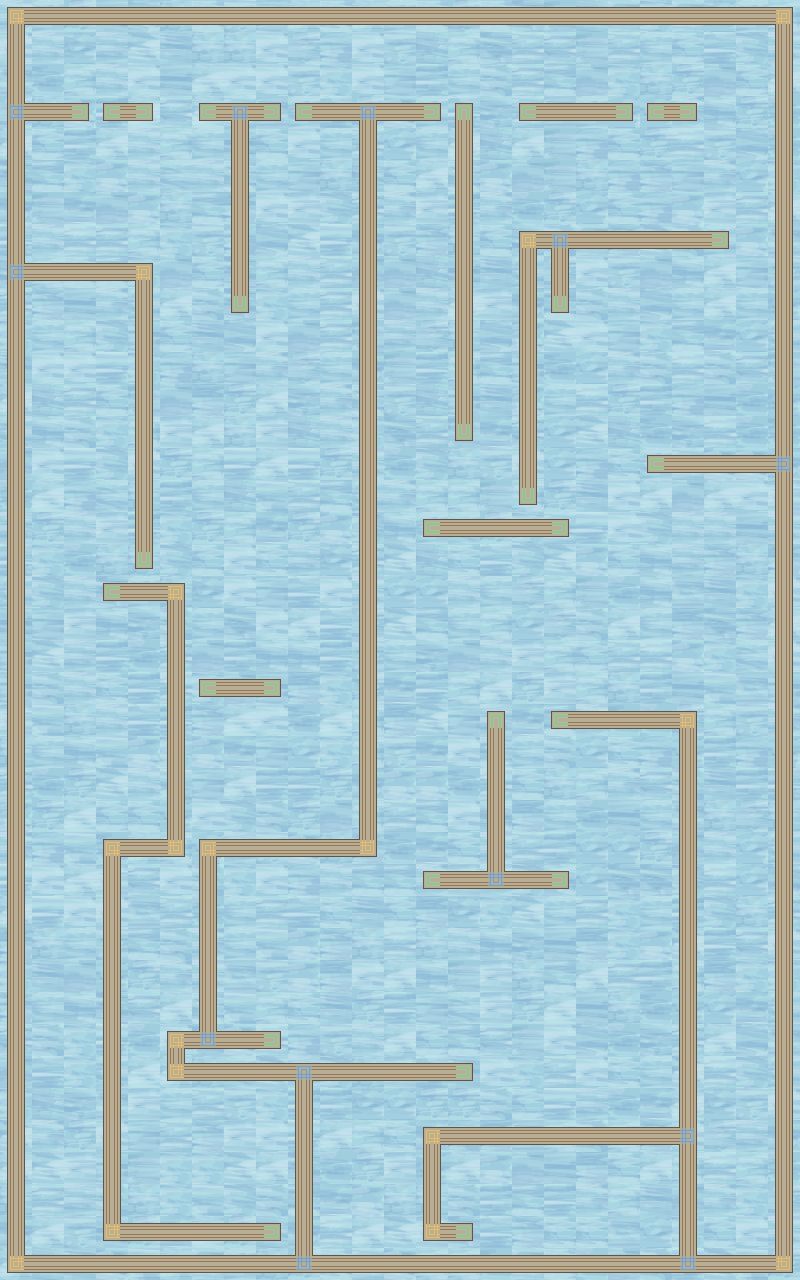

Rendered tile map (Tiled .tmx) drawn with the repository's tilesets; below, a short description and the map source with its tile grids summarised:
An orthogonal 25x40 tile map with 32x32 px tiles, 2 tile layers (background, walls), 2 tilesets and 40 objects.

<map version="1.8" tiledversion="1.8.5" orientation="orthogonal" renderorder="right-down" width="25" height="40" tilewidth="32" tileheight="32" infinite="0" nextlayerid="4" nextobjectid="49">
 <tileset firstgid="1" name="sky_background" tilewidth="32" tileheight="32" tilecount="64" columns="8">
  <image source="sky-tiles.png" width="256" height="256" />
 </tileset>
 <tileset firstgid="65" name="basic_tiles" tilewidth="32" tileheight="32" tilecount="16" columns="4">
  <image source="basic-tiles.png" width="128" height="128" />
  <wangsets>
   <wangset name="basic_1" type="mixed" tile="-1">
    <wangcolor name="" color="#ff0000" tile="-1" probability="1" />
    <wangcolor name="" color="#00ff00" tile="-1" probability="1" />
    <wangtile tileid="1" wangid="1,2,2,2,2,2,2,2" />
    <wangtile tileid="2" wangid="2,2,1,2,2,2,2,2" />
    <wangtile tileid="3" wangid="1,2,1,2,2,2,2,2" />
    <wangtile tileid="4" wangid="2,2,2,2,1,2,2,2" />
    <wangtile tileid="5" wangid="1,2,2,2,1,2,2,2" />
    <wangtile tileid="6" wangid="2,2,1,2,1,2,2,2" />
    <wangtile tileid="7" wangid="1,2,1,2,1,2,2,2" />
    <wangtile tileid="8" wangid="2,2,2,2,2,2,1,2" />
    <wangtile tileid="9" wangid="1,2,2,2,2,2,1,2" />
    <wangtile tileid="10" wangid="2,2,1,2,2,2,1,2" />
    <wangtile tileid="11" wangid="1,2,1,2,2,2,1,2" />
    <wangtile tileid="12" wangid="2,2,2,2,1,2,1,2" />
    <wangtile tileid="13" wangid="1,2,2,2,1,2,1,2" />
    <wangtile tileid="14" wangid="2,2,1,2,1,2,1,2" />
    <wangtile tileid="15" wangid="1,2,1,2,1,2,1,2" />
   </wangset>
  </wangsets>
 </tileset>
 <layer id="1" name="background" width="25" height="40">
  <data>[1000 cells, 1000 non-empty, 64 distinct tile ids]</data>
 </layer>
 <layer id="2" name="walls" width="25" height="40">
  <data>[1000 cells, 328 non-empty, 14 distinct tile ids]</data>
 </layer>
 <objectgroup id="3" name="boundaries">
  <object id="1" x="0.589438" y="-0.247949" width="800.101" height="24.1097" />
  <object id="4" x="0.24696" y="1255.9" width="799.705" height="24.0528" />
  <object id="5" x="0" y="-0.5" width="24" height="1280" />
  <object id="6" x="775.875" y="-0.5" width="24.125" height="1280.63" />
  <object id="7" x="296" y="103.5" width="143.75" height="16.5" />
  <object id="11" x="200.167" y="104.167" width="79.5833" height="15.3333" />
  <object id="12" x="104" y="103.5" width="47.5" height="16.25" />
  <object id="13" x="8" y="103.5" width="79.75" height="16.5" />
  <object id="14" x="8.25" y="263.75" width="143.5" height="16" />
  <object id="17" x="103.75" y="583.5" width="80.25" height="16.75" />
  <object id="18" x="103.5" y="840" width="80.5" height="15.75" />
  <object id="19" x="168.25" y="1032.25" width="16" height="47.5" />
  <object id="20" x="168" y="1031.75" width="111.5" height="16.5" />
  <object id="21" x="168.25" y="1063.75" width="303.5" height="16" />
  <object id="22" x="103.5" y="1224.25" width="176.25" height="15.5" />
  <object id="23" x="103.75" y="840.5" width="16" height="398.75" />
  <object id="24" x="296.25" y="1064.5" width="15.75" height="207.5" />
  <object id="25" x="424" y="1223.75" width="48" height="16.25" />
  <object id="26" x="423.75" y="1129.82" width="16" height="110.182" />
  <object id="27" x="423.848" y="1128.06" width="270.364" height="15.9394" />
  <object id="28" x="680" y="711.97" width="16" height="556.697" />
  <object id="29" x="552" y="712" width="144" height="15.8182" />
  <object id="30" x="487.667" y="712" width="16.3333" height="173" />
  <object id="31" x="423.879" y="872.061" width="144.303" height="15.6667" />
  <object id="32" x="200.333" y="838.667" width="174" height="17" />
  <object id="33" x="360.091" y="634.939" width="15.8485" height="221" />
  <object id="34" x="200.333" y="680.333" width="81" height="15.3333" />
  <object id="35" x="168" y="586" width="15.6667" height="269" />
  <object id="36" x="136" y="265.667" width="15.6667" height="301.667" />
  <object id="37" x="232.167" y="103.5" width="15.3333" height="209" />
  <object id="39" x="360.045" y="106" width="15.9545" height="529.818" />
  <object id="40" x="456.227" y="104.273" width="15.7727" height="335.364" />
  <object id="41" x="520" y="104" width="111.773" height="15.9545" />
  <object id="42" x="647.5" y="103.5" width="48.5" height="16.2727" />
  <object id="43" x="521.136" y="232.091" width="206.364" height="15.8182" />
  <object id="44" x="552.136" y="233.864" width="15.6364" height="77.8182" />
  <object id="45" x="519.955" y="231.864" width="16.1364" height="272" />
  <object id="46" x="648.167" y="456.333" width="141.667" height="15.3333" />
  <object id="47" x="423.909" y="520.227" width="143.864" height="15.6818" />
  <object id="48" x="199.5" y="839.5" width="16.5" height="208.5" />
 </objectgroup>
</map>